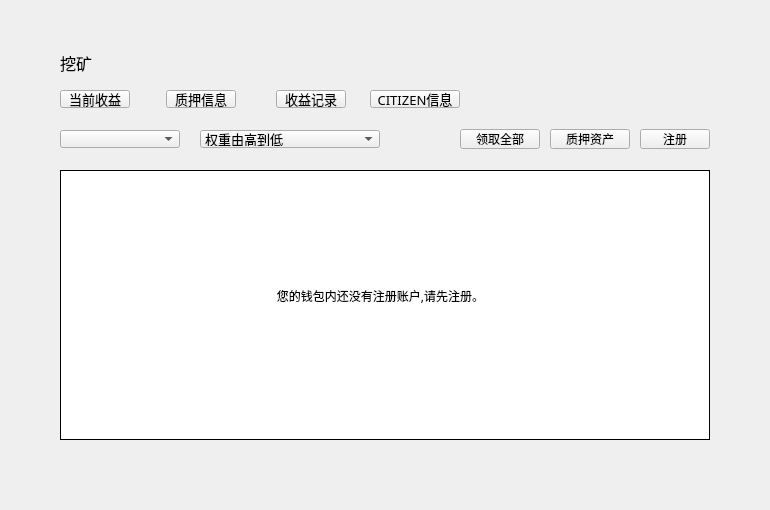
<?xml version="1.0" encoding="UTF-8"?>
<ui version="4.0">
 <class>MinerPage</class>
 <widget class="QWidget" name="MinerPage">
  <property name="geometry">
   <rect>
    <x>0</x>
    <y>0</y>
    <width>770</width>
    <height>510</height>
   </rect>
  </property>
  <property name="font">
   <font>
    <family>微软雅黑</family>
   </font>
  </property>
  <property name="windowTitle">
   <string>Form</string>
  </property>
  <widget class="QToolButton" name="registerBtn">
   <property name="geometry">
    <rect>
     <x>640</x>
     <y>129</y>
     <width>70</width>
     <height>20</height>
    </rect>
   </property>
   <property name="font">
    <font>
     <family>微软雅黑</family>
     <weight>50</weight>
     <italic>false</italic>
     <bold>false</bold>
    </font>
   </property>
   <property name="cursor">
    <cursorShape>PointingHandCursor</cursorShape>
   </property>
   <property name="focusPolicy">
    <enum>Qt::NoFocus</enum>
   </property>
   <property name="styleSheet">
    <string notr="true"/>
   </property>
   <property name="text">
    <string>注册</string>
   </property>
  </widget>
  <widget class="QComboBox" name="accountComboBox">
   <property name="geometry">
    <rect>
     <x>60</x>
     <y>130</y>
     <width>120</width>
     <height>18</height>
    </rect>
   </property>
   <property name="font">
    <font>
     <family>微软雅黑</family>
     <pointsize>10</pointsize>
     <weight>50</weight>
     <bold>false</bold>
    </font>
   </property>
   <property name="focusPolicy">
    <enum>Qt::NoFocus</enum>
   </property>
   <property name="styleSheet">
    <string notr="true"/>
   </property>
  </widget>
  <widget class="QToolButton" name="lockToMinerBtn">
   <property name="geometry">
    <rect>
     <x>550</x>
     <y>129</y>
     <width>80</width>
     <height>20</height>
    </rect>
   </property>
   <property name="font">
    <font>
     <family>微软雅黑</family>
     <weight>50</weight>
     <italic>false</italic>
     <bold>false</bold>
    </font>
   </property>
   <property name="cursor">
    <cursorShape>PointingHandCursor</cursorShape>
   </property>
   <property name="focusPolicy">
    <enum>Qt::NoFocus</enum>
   </property>
   <property name="styleSheet">
    <string notr="true"/>
   </property>
   <property name="text">
    <string>质押资产</string>
   </property>
  </widget>
  <widget class="QStackedWidget" name="stackedWidget">
   <property name="geometry">
    <rect>
     <x>0</x>
     <y>170</y>
     <width>770</width>
     <height>340</height>
    </rect>
   </property>
   <property name="currentIndex">
    <number>3</number>
   </property>
   <widget class="QWidget" name="incomePage">
    <widget class="QTableWidget" name="incomeTableWidget">
     <property name="geometry">
      <rect>
       <x>60</x>
       <y>0</y>
       <width>650</width>
       <height>270</height>
      </rect>
     </property>
     <property name="cursor" stdset="0">
      <cursorShape>PointingHandCursor</cursorShape>
     </property>
     <property name="layoutDirection">
      <enum>Qt::LeftToRight</enum>
     </property>
     <property name="styleSheet">
      <string notr="true"/>
     </property>
     <property name="frameShape">
      <enum>QFrame::Box</enum>
     </property>
     <property name="frameShadow">
      <enum>QFrame::Plain</enum>
     </property>
     <property name="verticalScrollBarPolicy">
      <enum>Qt::ScrollBarAsNeeded</enum>
     </property>
     <property name="horizontalScrollBarPolicy">
      <enum>Qt::ScrollBarAlwaysOff</enum>
     </property>
     <property name="autoScroll">
      <bool>true</bool>
     </property>
     <property name="editTriggers">
      <set>QAbstractItemView::NoEditTriggers</set>
     </property>
     <property name="selectionMode">
      <enum>QAbstractItemView::NoSelection</enum>
     </property>
     <property name="iconSize">
      <size>
       <width>19</width>
       <height>12</height>
      </size>
     </property>
     <property name="showGrid">
      <bool>true</bool>
     </property>
     <property name="gridStyle">
      <enum>Qt::SolidLine</enum>
     </property>
     <attribute name="horizontalHeaderVisible">
      <bool>false</bool>
     </attribute>
     <attribute name="horizontalHeaderCascadingSectionResizes">
      <bool>false</bool>
     </attribute>
     <attribute name="horizontalHeaderHighlightSections">
      <bool>false</bool>
     </attribute>
     <attribute name="verticalHeaderVisible">
      <bool>false</bool>
     </attribute>
     <attribute name="verticalHeaderHighlightSections">
      <bool>false</bool>
     </attribute>
     <column>
      <property name="text">
       <string>来自CITIZEN</string>
      </property>
      <property name="font">
       <font>
        <family>微软雅黑</family>
       </font>
      </property>
      <property name="textAlignment">
       <set>AlignCenter</set>
      </property>
     </column>
     <column>
      <property name="text">
       <string>数量</string>
      </property>
      <property name="textAlignment">
       <set>AlignCenter</set>
      </property>
     </column>
     <column>
      <property name="text">
       <string>操作</string>
      </property>
      <property name="textAlignment">
       <set>AlignCenter</set>
      </property>
     </column>
    </widget>
    <widget class="QStackedWidget" name="stackedWidget_income">
     <property name="geometry">
      <rect>
       <x>0</x>
       <y>300</y>
       <width>770</width>
       <height>40</height>
      </rect>
     </property>
    </widget>
   </widget>
   <widget class="QWidget" name="foreclosePage">
    <widget class="QTableWidget" name="lockBalancesTableWidget">
     <property name="geometry">
      <rect>
       <x>60</x>
       <y>0</y>
       <width>650</width>
       <height>270</height>
      </rect>
     </property>
     <property name="cursor" stdset="0">
      <cursorShape>PointingHandCursor</cursorShape>
     </property>
     <property name="layoutDirection">
      <enum>Qt::LeftToRight</enum>
     </property>
     <property name="styleSheet">
      <string notr="true"/>
     </property>
     <property name="frameShape">
      <enum>QFrame::Box</enum>
     </property>
     <property name="frameShadow">
      <enum>QFrame::Plain</enum>
     </property>
     <property name="verticalScrollBarPolicy">
      <enum>Qt::ScrollBarAsNeeded</enum>
     </property>
     <property name="horizontalScrollBarPolicy">
      <enum>Qt::ScrollBarAlwaysOff</enum>
     </property>
     <property name="autoScroll">
      <bool>true</bool>
     </property>
     <property name="editTriggers">
      <set>QAbstractItemView::NoEditTriggers</set>
     </property>
     <property name="selectionMode">
      <enum>QAbstractItemView::NoSelection</enum>
     </property>
     <property name="iconSize">
      <size>
       <width>19</width>
       <height>12</height>
      </size>
     </property>
     <property name="showGrid">
      <bool>true</bool>
     </property>
     <property name="gridStyle">
      <enum>Qt::SolidLine</enum>
     </property>
     <attribute name="horizontalHeaderVisible">
      <bool>false</bool>
     </attribute>
     <attribute name="horizontalHeaderCascadingSectionResizes">
      <bool>false</bool>
     </attribute>
     <attribute name="horizontalHeaderHighlightSections">
      <bool>false</bool>
     </attribute>
     <attribute name="verticalHeaderVisible">
      <bool>false</bool>
     </attribute>
     <attribute name="verticalHeaderHighlightSections">
      <bool>false</bool>
     </attribute>
     <column>
      <property name="text">
       <string>质押CITIZEN账户</string>
      </property>
      <property name="font">
       <font>
        <family>微软雅黑</family>
       </font>
      </property>
      <property name="textAlignment">
       <set>AlignCenter</set>
      </property>
     </column>
     <column>
      <property name="text">
       <string>质押币种</string>
      </property>
      <property name="font">
       <font>
        <family>微软雅黑</family>
       </font>
      </property>
      <property name="textAlignment">
       <set>AlignCenter</set>
      </property>
     </column>
     <column>
      <property name="text">
       <string>质押数量</string>
      </property>
      <property name="textAlignment">
       <set>AlignCenter</set>
      </property>
     </column>
     <column>
      <property name="text">
       <string/>
      </property>
     </column>
     <column>
      <property name="text">
       <string/>
      </property>
     </column>
    </widget>
    <widget class="QStackedWidget" name="stackedWidget_fore">
     <property name="geometry">
      <rect>
       <x>0</x>
       <y>300</y>
       <width>770</width>
       <height>40</height>
      </rect>
     </property>
    </widget>
    <widget class="QLabel" name="label_op">
     <property name="geometry">
      <rect>
       <x>530</x>
       <y>0</y>
       <width>180</width>
       <height>30</height>
      </rect>
     </property>
     <property name="font">
      <font>
       <family>Microsoft YaHei UI Light</family>
       <pointsize>-1</pointsize>
       <weight>50</weight>
       <italic>false</italic>
       <bold>false</bold>
      </font>
     </property>
     <property name="styleSheet">
      <string notr="true">color:rgb(137,129,161);font: 11px &quot;Microsoft YaHei UI Light&quot;;</string>
     </property>
     <property name="text">
      <string>操作</string>
     </property>
     <property name="alignment">
      <set>Qt::AlignCenter</set>
     </property>
    </widget>
   </widget>
   <widget class="QWidget" name="incomeRecordPage">
    <widget class="QTableWidget" name="incomeRecordTableWidget">
     <property name="geometry">
      <rect>
       <x>60</x>
       <y>0</y>
       <width>650</width>
       <height>270</height>
      </rect>
     </property>
     <property name="cursor" stdset="0">
      <cursorShape>ArrowCursor</cursorShape>
     </property>
     <property name="layoutDirection">
      <enum>Qt::LeftToRight</enum>
     </property>
     <property name="styleSheet">
      <string notr="true"/>
     </property>
     <property name="frameShape">
      <enum>QFrame::Box</enum>
     </property>
     <property name="frameShadow">
      <enum>QFrame::Plain</enum>
     </property>
     <property name="verticalScrollBarPolicy">
      <enum>Qt::ScrollBarAsNeeded</enum>
     </property>
     <property name="horizontalScrollBarPolicy">
      <enum>Qt::ScrollBarAlwaysOff</enum>
     </property>
     <property name="autoScroll">
      <bool>true</bool>
     </property>
     <property name="editTriggers">
      <set>QAbstractItemView::NoEditTriggers</set>
     </property>
     <property name="selectionMode">
      <enum>QAbstractItemView::NoSelection</enum>
     </property>
     <property name="iconSize">
      <size>
       <width>19</width>
       <height>12</height>
      </size>
     </property>
     <property name="showGrid">
      <bool>true</bool>
     </property>
     <property name="gridStyle">
      <enum>Qt::SolidLine</enum>
     </property>
     <attribute name="horizontalHeaderVisible">
      <bool>false</bool>
     </attribute>
     <attribute name="horizontalHeaderCascadingSectionResizes">
      <bool>false</bool>
     </attribute>
     <attribute name="horizontalHeaderHighlightSections">
      <bool>false</bool>
     </attribute>
     <attribute name="verticalHeaderVisible">
      <bool>false</bool>
     </attribute>
     <attribute name="verticalHeaderHighlightSections">
      <bool>false</bool>
     </attribute>
     <column>
      <property name="text">
       <string>区块高度</string>
      </property>
      <property name="font">
       <font>
        <family>微软雅黑</family>
       </font>
      </property>
      <property name="textAlignment">
       <set>AlignCenter</set>
      </property>
     </column>
     <column>
      <property name="text">
       <string>数量</string>
      </property>
      <property name="textAlignment">
       <set>AlignCenter</set>
      </property>
     </column>
     <column>
      <property name="text">
       <string>手续费</string>
      </property>
      <property name="textAlignment">
       <set>AlignCenter</set>
      </property>
     </column>
     <column>
      <property name="text">
       <string>交易ID</string>
      </property>
      <property name="textAlignment">
       <set>AlignCenter</set>
      </property>
     </column>
     <column>
      <property name="text">
       <string>交易状态</string>
      </property>
      <property name="textAlignment">
       <set>AlignCenter</set>
      </property>
     </column>
    </widget>
    <widget class="QStackedWidget" name="stackedWidget_record">
     <property name="geometry">
      <rect>
       <x>0</x>
       <y>300</y>
       <width>770</width>
       <height>40</height>
      </rect>
     </property>
    </widget>
   </widget>
   <widget class="QWidget" name="citizenInfoPage">
    <widget class="QTableWidget" name="citizenInfoTableWidget">
     <property name="geometry">
      <rect>
       <x>60</x>
       <y>0</y>
       <width>650</width>
       <height>270</height>
      </rect>
     </property>
     <property name="cursor" stdset="0">
      <cursorShape>ArrowCursor</cursorShape>
     </property>
     <property name="layoutDirection">
      <enum>Qt::LeftToRight</enum>
     </property>
     <property name="styleSheet">
      <string notr="true"/>
     </property>
     <property name="frameShape">
      <enum>QFrame::Box</enum>
     </property>
     <property name="frameShadow">
      <enum>QFrame::Plain</enum>
     </property>
     <property name="verticalScrollBarPolicy">
      <enum>Qt::ScrollBarAsNeeded</enum>
     </property>
     <property name="horizontalScrollBarPolicy">
      <enum>Qt::ScrollBarAlwaysOff</enum>
     </property>
     <property name="autoScroll">
      <bool>true</bool>
     </property>
     <property name="editTriggers">
      <set>QAbstractItemView::NoEditTriggers</set>
     </property>
     <property name="selectionMode">
      <enum>QAbstractItemView::NoSelection</enum>
     </property>
     <property name="iconSize">
      <size>
       <width>19</width>
       <height>12</height>
      </size>
     </property>
     <property name="showGrid">
      <bool>true</bool>
     </property>
     <property name="gridStyle">
      <enum>Qt::SolidLine</enum>
     </property>
     <attribute name="horizontalHeaderVisible">
      <bool>false</bool>
     </attribute>
     <attribute name="horizontalHeaderCascadingSectionResizes">
      <bool>false</bool>
     </attribute>
     <attribute name="horizontalHeaderHighlightSections">
      <bool>false</bool>
     </attribute>
     <attribute name="verticalHeaderVisible">
      <bool>false</bool>
     </attribute>
     <attribute name="verticalHeaderHighlightSections">
      <bool>false</bool>
     </attribute>
     <column>
      <property name="text">
       <string>CITIZEN</string>
      </property>
      <property name="font">
       <font>
        <family>微软雅黑</family>
       </font>
      </property>
      <property name="textAlignment">
       <set>AlignCenter</set>
      </property>
     </column>
     <column>
      <property name="text">
       <string>权重</string>
      </property>
      <property name="textAlignment">
       <set>AlignCenter</set>
      </property>
     </column>
     <column>
      <property name="text">
       <string>总出块数</string>
      </property>
      <property name="textAlignment">
       <set>AlignCenter</set>
      </property>
     </column>
     <column>
      <property name="text">
       <string>missed块数</string>
      </property>
      <property name="textAlignment">
       <set>AlignCenter</set>
      </property>
     </column>
     <column>
      <property name="text">
       <string>上次出块</string>
      </property>
      <property name="textAlignment">
       <set>AlignCenter</set>
      </property>
     </column>
     <column>
      <property name="text">
       <string>矿池手续费</string>
      </property>
      <property name="textAlignment">
       <set>AlignCenter</set>
      </property>
     </column>
     <column>
      <property name="text">
       <string>质押资产</string>
      </property>
      <property name="textAlignment">
       <set>AlignCenter</set>
      </property>
     </column>
    </widget>
    <widget class="QStackedWidget" name="stackedWidget_citizen">
     <property name="geometry">
      <rect>
       <x>0</x>
       <y>300</y>
       <width>770</width>
       <height>40</height>
      </rect>
     </property>
    </widget>
   </widget>
  </widget>
  <widget class="QPushButton" name="incomeInfoBtn">
   <property name="geometry">
    <rect>
     <x>60</x>
     <y>90</y>
     <width>70</width>
     <height>18</height>
    </rect>
   </property>
   <property name="font">
    <font>
     <family>微软雅黑</family>
     <pointsize>10</pointsize>
     <weight>50</weight>
     <italic>false</italic>
     <bold>false</bold>
    </font>
   </property>
   <property name="cursor">
    <cursorShape>PointingHandCursor</cursorShape>
   </property>
   <property name="focusPolicy">
    <enum>Qt::NoFocus</enum>
   </property>
   <property name="styleSheet">
    <string notr="true"/>
   </property>
   <property name="text">
    <string>当前收益</string>
   </property>
  </widget>
  <widget class="QPushButton" name="forecloseInfoBtn">
   <property name="geometry">
    <rect>
     <x>166</x>
     <y>90</y>
     <width>70</width>
     <height>18</height>
    </rect>
   </property>
   <property name="font">
    <font>
     <family>微软雅黑</family>
     <pointsize>10</pointsize>
     <weight>50</weight>
     <italic>false</italic>
     <bold>false</bold>
    </font>
   </property>
   <property name="cursor">
    <cursorShape>PointingHandCursor</cursorShape>
   </property>
   <property name="focusPolicy">
    <enum>Qt::NoFocus</enum>
   </property>
   <property name="styleSheet">
    <string notr="true"/>
   </property>
   <property name="text">
    <string>质押信息</string>
   </property>
  </widget>
  <widget class="QLabel" name="tipLabel">
   <property name="geometry">
    <rect>
     <x>200</x>
     <y>250</y>
     <width>361</width>
     <height>91</height>
    </rect>
   </property>
   <property name="text">
    <string>您的钱包内还没有注册账户,请先注册。</string>
   </property>
   <property name="alignment">
    <set>Qt::AlignCenter</set>
   </property>
   <property name="wordWrap">
    <bool>true</bool>
   </property>
  </widget>
  <widget class="QPushButton" name="incomeRecordBtn">
   <property name="geometry">
    <rect>
     <x>276</x>
     <y>90</y>
     <width>70</width>
     <height>18</height>
    </rect>
   </property>
   <property name="font">
    <font>
     <family>微软雅黑</family>
     <pointsize>10</pointsize>
     <weight>50</weight>
     <italic>false</italic>
     <bold>false</bold>
    </font>
   </property>
   <property name="cursor">
    <cursorShape>PointingHandCursor</cursorShape>
   </property>
   <property name="focusPolicy">
    <enum>Qt::NoFocus</enum>
   </property>
   <property name="styleSheet">
    <string notr="true"/>
   </property>
   <property name="text">
    <string>收益记录</string>
   </property>
  </widget>
  <widget class="QToolButton" name="obtainAllBtn">
   <property name="geometry">
    <rect>
     <x>460</x>
     <y>129</y>
     <width>80</width>
     <height>20</height>
    </rect>
   </property>
   <property name="font">
    <font>
     <family>微软雅黑</family>
     <weight>50</weight>
     <italic>false</italic>
     <bold>false</bold>
    </font>
   </property>
   <property name="cursor">
    <cursorShape>PointingHandCursor</cursorShape>
   </property>
   <property name="focusPolicy">
    <enum>Qt::NoFocus</enum>
   </property>
   <property name="styleSheet">
    <string notr="true"/>
   </property>
   <property name="text">
    <string>领取全部</string>
   </property>
  </widget>
  <widget class="QLabel" name="title_label">
   <property name="geometry">
    <rect>
     <x>60</x>
     <y>50</y>
     <width>200</width>
     <height>26</height>
    </rect>
   </property>
   <property name="font">
    <font>
     <pointsize>12</pointsize>
     <weight>50</weight>
     <bold>false</bold>
     <kerning>true</kerning>
    </font>
   </property>
   <property name="styleSheet">
    <string notr="true"/>
   </property>
   <property name="text">
    <string>挖矿</string>
   </property>
  </widget>
  <widget class="QPushButton" name="citizenInfoBtn">
   <property name="geometry">
    <rect>
     <x>370</x>
     <y>90</y>
     <width>90</width>
     <height>18</height>
    </rect>
   </property>
   <property name="font">
    <font>
     <family>微软雅黑</family>
     <pointsize>10</pointsize>
     <weight>50</weight>
     <italic>false</italic>
     <bold>false</bold>
    </font>
   </property>
   <property name="cursor">
    <cursorShape>PointingHandCursor</cursorShape>
   </property>
   <property name="focusPolicy">
    <enum>Qt::NoFocus</enum>
   </property>
   <property name="styleSheet">
    <string notr="true"/>
   </property>
   <property name="text">
    <string>CITIZEN信息</string>
   </property>
  </widget>
  <widget class="QComboBox" name="sortTypeComboBox">
   <property name="geometry">
    <rect>
     <x>200</x>
     <y>130</y>
     <width>180</width>
     <height>18</height>
    </rect>
   </property>
   <property name="font">
    <font>
     <family>微软雅黑</family>
     <pointsize>10</pointsize>
     <weight>50</weight>
     <bold>false</bold>
    </font>
   </property>
   <property name="focusPolicy">
    <enum>Qt::NoFocus</enum>
   </property>
   <property name="styleSheet">
    <string notr="true"/>
   </property>
   <item>
    <property name="text">
     <string>权重由高到低</string>
    </property>
   </item>
   <item>
    <property name="text">
     <string>出块数由多到少</string>
    </property>
   </item>
   <item>
    <property name="text">
     <string>missed数由少到多</string>
    </property>
   </item>
   <item>
    <property name="text">
     <string>手续费由低到高</string>
    </property>
   </item>
   <item>
    <property name="text">
     <string>按名称排序</string>
    </property>
   </item>
  </widget>
  <zorder>title_label</zorder>
  <zorder>registerBtn</zorder>
  <zorder>accountComboBox</zorder>
  <zorder>lockToMinerBtn</zorder>
  <zorder>stackedWidget</zorder>
  <zorder>incomeInfoBtn</zorder>
  <zorder>forecloseInfoBtn</zorder>
  <zorder>tipLabel</zorder>
  <zorder>incomeRecordBtn</zorder>
  <zorder>obtainAllBtn</zorder>
  <zorder>citizenInfoBtn</zorder>
  <zorder>sortTypeComboBox</zorder>
 </widget>
 <resources/>
 <connections/>
</ui>
